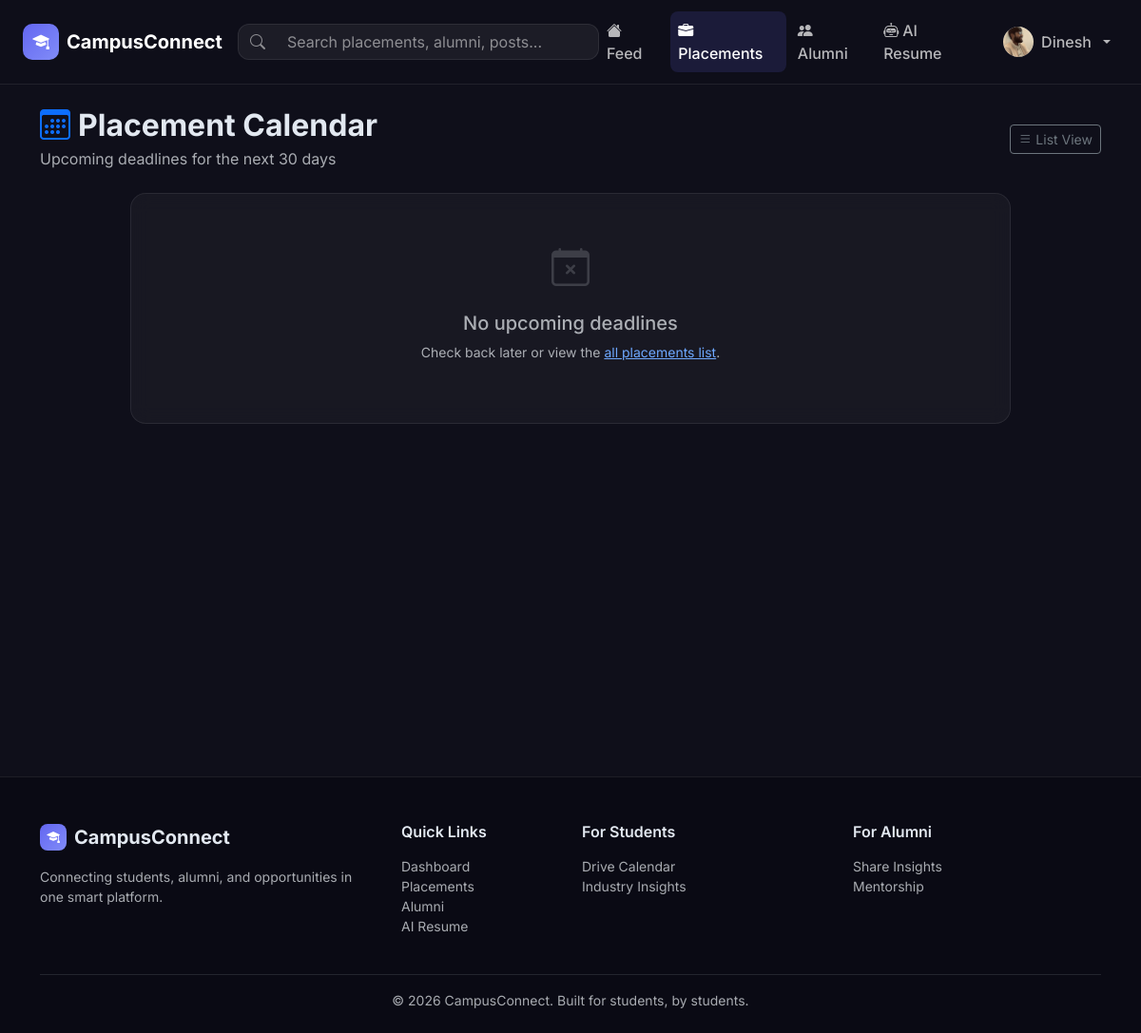
Page /placements/calendar/ (signed in) on the committed database.
### accounts/models.py (models this page shows, shortened)
class UserProfile(AbstractUser):
    USER_TYPE_CHOICES = [
        ('student', 'Student'),
        ('alumni', 'Alumni'),
        ('admin', 'Admin'),
    ]
    BRANCH_CHOICES = [
        ('CSE', 'Computer Science & Engineering'),
        ('ECE', 'Electronics & Communication Engineering'),
        ('EEE', 'Electrical & Electronics Engineering'),
        ('ME', 'Mechanical Engineering'),
        ('CE', 'Civil Engineering'),
        ('IT', 'Information Technology'),
        ('CHE', 'Chemical Engineering'),
        ('BT', 'Biotechnology'),
        ('OTHER', 'Other'),
    ]
    user_type = models.CharField(max_length=10, choices=USER_TYPE_CHOICES, default='student')
    profile_pic = models.ImageField(upload_to='profile_pics/', null=True, blank=True)
    bio = models.TextField(blank=True, max_length=500)
    branch = models.CharField(max_length=10, choices=BRANCH_CHOICES, blank=True)
    semester = models.IntegerField(null=True, blank=True)  # for students
    graduation_year = models.IntegerField(null=True, blank=True)  # for alumni
    current_company = models.CharField(max_length=200, blank=True)  # for alumni
    current_role = models.CharField(max_length=200, blank=True)  # for alumni
    skills = models.ManyToManyField(Skill, blank=True)
    resume = models.FileField(upload_to='resumes/', null=True, blank=True)
    github_url = models.URLField(blank=True)
    linkedin_url = models.URLField(blank=True)
    portfolio_url = models.URLField(blank=True)
    is_verified = models.BooleanField(default=False)
    profile_completed = models.BooleanField(default=False)
    college_email = models.EmailField(blank=True)
    cgpa = models.DecimalField(max_digits=4, decimal_places=2, null=True, blank=True)
    @property
    def is_alumni(self):
        return self.user_type == 'alumni'

### placements/views.py (the view)
# urls.py: path('calendar/', views.placement_calendar, name='calendar'),
def placement_calendar(request):
    upcoming = PlacementPost.objects.filter(
        is_active=True,
        deadline__gte=timezone.now().date()
    ).order_by('deadline')
    return render(request, 'placements/calendar.html', {'upcoming': upcoming})

### templates/placements/calendar.html (shortened to what this page needs)
{% extends 'base.html' %}
{% block content %}
<div class="container py-4">
  <div class="d-flex justify-content-between align-items-center mb-4 flex-wrap gap-3">
    <div>
      <h2 class="fw-bold mb-1"><i class="bi bi-calendar3 me-2 text-primary"></i>Placement Calendar</h2>
      <p class="text-muted mb-0">Upcoming deadlines for the next 30 days</p>
    </div>
    <a href="{% url 'placements:list' %}" class="btn btn-outline-secondary btn-sm">
      <i class="bi bi-list me-1"></i>List View
    </a>
  </div>
  <div class="row justify-content-center">
    <div class="col-lg-10">
      {% for event in events %}
      {% ifchanged event.deadline.date %}
        {% if not forloop.first %}</div></div>{% endif %}
        <div class="cc-card mb-4 overflow-hidden">
          <div class="bg-primary-subtle p-3 border-bottom border-primary border-opacity-25 d-flex align-items-center gap-2">
            <i class="bi bi-calendar-event fs-4 text-primary"></i>
            <h5 class="fw-bold text-primary mb-0">{{ event.deadline|date:"l, F j, Y" }}</h5>
            {% if event.deadline.date == today %}
            <span class="badge bg-danger ms-auto">TODAY</span>
            {% endif %}
          </div>
          <div class="card-body p-0">
      {% endifchanged %}
          <div class="placement-feed-item d-flex justify-content-between align-items-center flex-wrap gap-3">
            <div class="d-flex gap-3 align-items-center">
              <div class="company-avatar-sm">{{ event.company_name|first|upper }}</div>
              <div>
                <h6 class="fw-bold mb-0">
                  <a href="{% url 'placements:detail' event.pk %}" class="text-decoration-none text-light">{{ event.company_name }}</a>
                </h6>
                <div class="text-muted small">{{ event.role }} <span class="badge cc-badge-role-{{ event.role_type }} ms-1">{{ event.get_role_type_display }}</span></div>
              </div>
            </div>
            <div class="d-flex align-items-center gap-3">
              <div class="text-end d-none d-md-block">
                {% if event.ctc %}<div class="text-success small fw-semibold"><i class="bi bi-cash me-1"></i>{{ event.ctc }}</div>{% endif %}
                <div class="text-muted small">Due ends at midnight</div>
              </div>
              <a href="{% url 'placements:detail' event.pk %}" class="btn btn-sm btn-outline-primary">View <i class="bi bi-arrow-right ms-1"></i></a>
            </div>
          </div>
      {% if forloop.last %}</div></div>{% endif %}
      {% empty %}
      <div class="text-center py-5 cc-card">
        <i class="bi bi-calendar-x fs-1 text-muted d-block mb-3 opacity-25"></i>
        <h5 class="text-muted">No upcoming deadlines</h5>
        <p class="text-muted small">Check back later or view the <a href="{% url 'placements:list' %}">all placements list</a>.</p>
      </div>
      {% endfor %}
    </div>
  </div>
</div>
{% endblock %}

### templates/base.html (shortened to what this page needs)
{% load static %}
<!DOCTYPE html>
<html lang="en" data-bs-theme="dark">
<head>
  <link rel="stylesheet" href="https://cdn.jsdelivr.net/npm/bootstrap@5.3.2/dist/css/bootstrap.min.css" />
  <link rel="stylesheet" href="https://cdn.jsdelivr.net/npm/bootstrap-icons@1.11.3/font/bootstrap-icons.min.css" />
  <link rel="stylesheet" href="{% static 'css/custom.css' %}" />
</head>
<body>
<nav class="navbar navbar-expand-lg navbar-dark sticky-top cc-navbar">
  <div class="container-fluid px-4">
    <a class="navbar-brand d-flex align-items-center gap-2 fw-bold" href="{% url 'dashboard:home' %}">
      <div class="brand-icon"><i class="bi bi-mortarboard-fill"></i></div>
      CampusConnect
    </a>
    <div class="collapse navbar-collapse" id="navbarMain">
      <form class="d-flex mx-auto search-form" action="{% url 'dashboard:search' %}" method="get">
        <div class="input-group search-bar">
          <span class="input-group-text bg-transparent border-0"><i class="bi bi-search"></i></span>
          <input type="search" name="q" class="form-control bg-transparent border-0"
                 placeholder="Search placements, alumni, posts..."
                 value="{{ request.GET.q }}" />
        </div>
      </form>
      <ul class="navbar-nav ms-auto align-items-center gap-1">
        <li class="nav-item">
          <a class="nav-link {% if request.resolver_match.namespace == 'dashboard' %}active{% endif %}"
             href="{% url 'dashboard:feed' %}">
            <i class="bi bi-house-fill me-1"></i>Feed
          </a>
        </li>
        <li class="nav-item">
          <a class="nav-link {% if request.resolver_match.namespace == 'placements' %}active{% endif %}"
             href="{% url 'placements:list' %}">
            <i class="bi bi-briefcase-fill me-1"></i>Placements
          </a>
        </li>
        <li class="nav-item">
          <a class="nav-link {% if request.resolver_match.namespace == 'alumni' %}active{% endif %}"
             href="{% url 'alumni:directory' %}">
            <i class="bi bi-people-fill me-1"></i>Alumni
          </a>
        </li>
        <li class="nav-item">
          <a class="nav-link {% if request.resolver_match.namespace == 'resume_analyzer' %}active{% endif %}"
             href="{% url 'resume_analyzer:upload' %}">
            <i class="bi bi-robot me-1"></i>AI Resume
          </a>
        </li>
        {% if user.is_authenticated %}
        <li class="nav-item dropdown ms-2">
          <a class="nav-link dropdown-toggle d-flex align-items-center gap-2" href="#" data-bs-toggle="dropdown">
            {% if user.profile_pic %}
              <img src="{{ user.profile_pic.url }}" class="avatar-sm rounded-circle" alt="{{ user.username }}" />
            {% else %}
              <div class="avatar-placeholder-sm"><i class="bi bi-person-fill"></i></div>
            {% endif %}
            <span class="d-none d-lg-inline">{{ user.first_name|default:user.username }}</span>
          </a>
        </li>
        {% endif %}
      </ul>
    </div>
  </div>
</nav>
<main class="main-content">
  {% block content %}{% endblock %}
</main>
<footer class="cc-footer mt-5">
  <div class="container">
    <div class="row g-4">
      <div class="col-md-4">
        <div class="d-flex align-items-center gap-2 mb-3">
          <div class="brand-icon-sm"><i class="bi bi-mortarboard-fill"></i></div>
          <span class="fw-bold fs-5">CampusConnect</span>
        </div>
        <p class="text-muted small">Connecting students, alumni, and opportunities in one smart platform.</p>
      </div>
      <div class="col-md-2">
        <h6 class="fw-semibold mb-3">Quick Links</h6>
        <ul class="list-unstyled small">
          <li><a href="{% url 'dashboard:feed' %}" class="text-muted footer-link">Dashboard</a></li>
          <li><a href="{% url 'placements:list' %}" class="text-muted footer-link">Placements</a></li>
          <li><a href="{% url 'alumni:directory' %}" class="text-muted footer-link">Alumni</a></li>
          <li><a href="{% url 'resume_analyzer:upload' %}" class="text-muted footer-link">AI Resume</a></li>
        </ul>
      </div>
      <div class="col-md-3">
        <h6 class="fw-semibold mb-3">For Students</h6>
        <ul class="list-unstyled small">
          <li><a href="{% url 'placements:calendar' %}" class="text-muted footer-link">Drive Calendar</a></li>
          <li><a href="{% url 'alumni:post_list' %}" class="text-muted footer-link">Industry Insights</a></li>
        </ul>
      </div>
      <div class="col-md-3">
        <h6 class="fw-semibold mb-3">For Alumni</h6>
        <ul class="list-unstyled small">
          <li><a href="{% url 'alumni:post_create' %}" class="text-muted footer-link">Share Insights</a></li>
          <li><a href="{% url 'alumni:my_mentorship' %}" class="text-muted footer-link">Mentorship</a></li>
        </ul>
      </div>
    </div>
    <hr class="border-secondary mt-4" />
    <p class="text-center text-muted small mb-0">© 2026 CampusConnect. Built for students, by students.</p>
  </div>
</footer>
</body>
</html>

### static/css/custom.css (style rules this page uses)
:root { --cc-primary: #6366f1; --cc-primary-dark: #4f46e5; --cc-accent: #22c55e; --cc-warning: #f59e0b; --cc-danger: #ef4444; --cc-surface: #1a1a2e; --cc-surface-2: #16213e; --cc-card-bg: rgba(255, 255, 255, 0.04); --cc-border: rgba(255, 255, 255, 0.08); --cc-text-muted: rgba(255, 255, 255, 0.5); }
* { box-sizing: border-box; }
body { font-family: 'Inter', sans-serif; background: #0f0f1a; color: #e2e8f0; min-height: 100vh; }
.cc-navbar { background: rgba(15, 15, 26, 0.95) !important; backdrop-filter: blur(20px); border-bottom: 1px solid var(--cc-border); padding: 0.75rem 0; }
.brand-icon { width: 38px; height: 38px; background: linear-gradient(135deg, var(--cc-primary), #818cf8); border-radius: 10px; display: inline-flex; align-items: center; justify-content: center; color: white; font-size: 1.1rem; }
.brand-icon-sm { width: 28px; height: 28px; background: linear-gradient(135deg, var(--cc-primary), #818cf8); border-radius: 8px; display: inline-flex; align-items: center; justify-content: center; color: white; font-size: 0.85rem; }
.search-form { max-width: 380px; width: 100%; }
.search-bar { background: rgba(255,255,255,0.06); border: 1px solid var(--cc-border); border-radius: 12px; overflow: hidden; }
.search-bar .form-control { background: transparent; color: white; border: none; }
.search-bar .input-group-text { color: var(--cc-text-muted); }
.nav-link { color: rgba(255,255,255,0.7) !important; font-weight: 500; border-radius: 8px; transition: all 0.2s; }
.nav-link:hover, .nav-link.active { color: white !important; background: rgba(99,102,241,0.15); }
.main-content { min-height: calc(100vh - 120px); }
.cc-card { background: var(--cc-card-bg); border: 1px solid var(--cc-border); border-radius: 16px; backdrop-filter: blur(10px); transition: border-color 0.2s, box-shadow 0.2s; }
.avatar-sm { width: 32px; height: 32px; object-fit: cover; }
.cc-footer { background: #0a0a14; border-top: 1px solid var(--cc-border); padding: 3rem 0 1.5rem; }
.footer-link { text-decoration: none; transition: color 0.2s; }
.form-control, .form-select { background: rgba(255,255,255,0.06); border-color: var(--cc-border); color: #e2e8f0; }
.form-control::placeholder { color: var(--cc-text-muted); }
.input-group-text { background: rgba(255,255,255,0.06); border-color: var(--cc-border); color: var(--cc-text-muted); }

### rows in the picture
UserProfile: profile_pic (picture), first_name "Dinesh"
